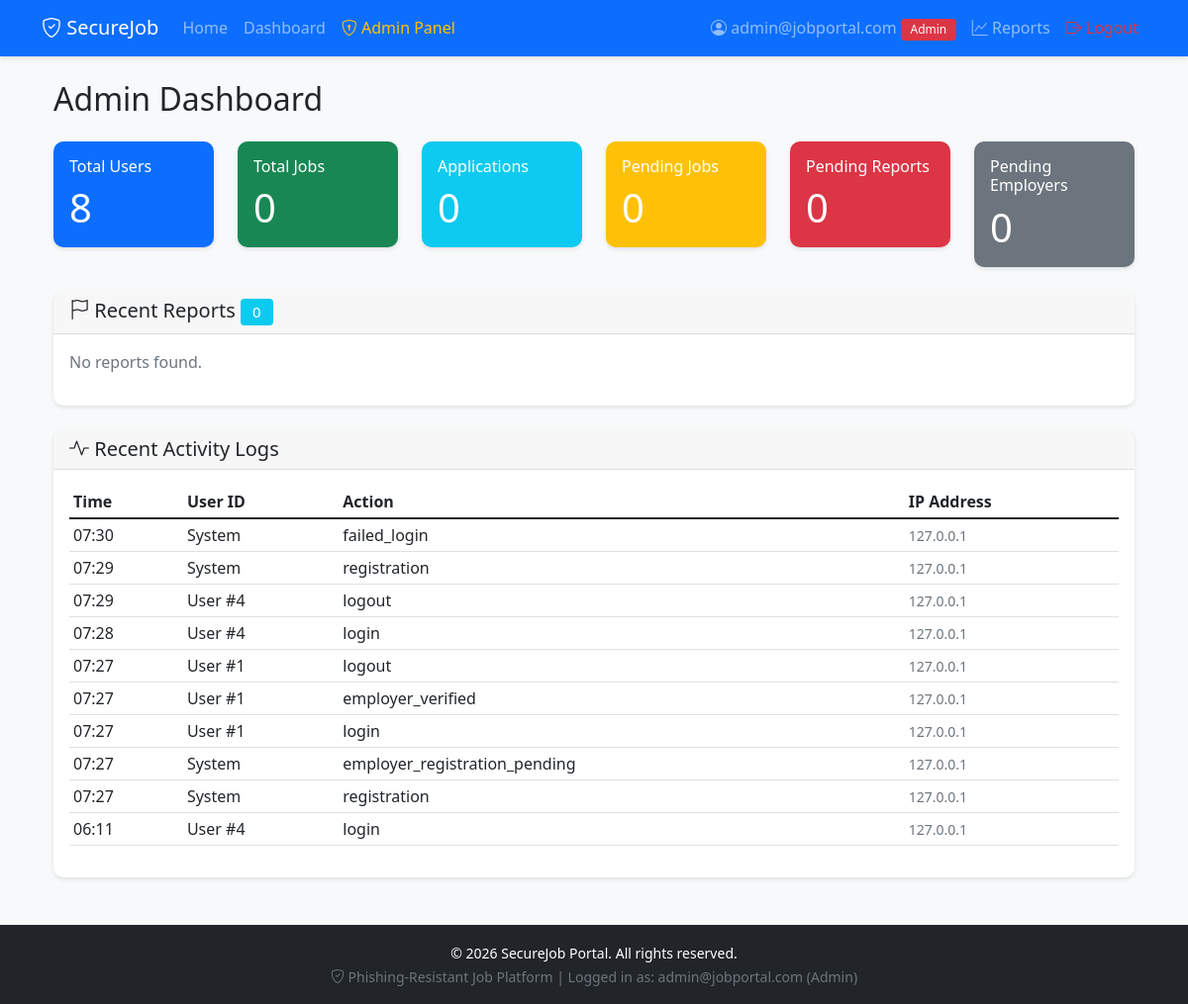
The page /dashboard (signed in) on the database its author committed.
### models.py (models this page shows, shortened)
class User(UserMixin, db.Model):
    __tablename__ = 'user'  # CHANGED from 'users' to 'user'
    id = db.Column(db.Integer, primary_key=True)
    email = db.Column(db.String(120), unique=True, nullable=False)
    password_hash = db.Column(db.String(256), nullable=False)
    role = db.Column(db.String(20), nullable=False)
    verified = db.Column(db.Boolean, default=False)
    created_at = db.Column(db.DateTime, default=datetime.utcnow)
    company_name = db.Column(db.String(100))
    username = db.Column(db.String(80), unique=True)
    full_name = db.Column(db.String(100))
    phone = db.Column(db.String(20))
    bio = db.Column(db.Text)
    profile_picture = db.Column(db.String(200))
    last_login = db.Column(db.DateTime)
    jobs = db.relationship('Job', backref='employer_user', lazy=True)
    reports = db.relationship('Report', backref='reporter', lazy=True)
    applications = db.relationship('Application', backref='applicant', lazy=True)
    audit_logs = db.relationship('AuditLog', backref='user', lazy=True)
    def is_admin(self):
        return self.role == 'admin'
    def is_employer(self):
        return self.role == 'employer'
    def is_student(self):
        return self.role == 'student'

class AuditLog(db.Model):
    __tablename__ = 'audit_log'
    id = db.Column(db.Integer, primary_key=True)
    user_id = db.Column(db.Integer, db.ForeignKey('user.id'))
    action = db.Column(db.String(100), nullable=False)
    details = db.Column(db.Text)
    ip_address = db.Column(db.String(45))
    user_agent = db.Column(db.Text)
    created_at = db.Column(db.DateTime, default=datetime.utcnow)

### app.py (the view, shortened to what this page needs)
    @app.route('/dashboard')
    @login_required
    def dashboard():
        if current_user.is_admin():
            stats = {
                'total_users': User.query.count(),
                'total_jobs': Job.query.count(),
                'total_applications': Application.query.count(),
                'pending_jobs': Job.query.filter_by(status='pending').count(),
                'pending_reports': Report.query.filter_by(status='pending').count(),
                'pending_employers': User.query.filter_by(role='employer', verified=False).count()
            }
            recent_logs = AuditLog.query.order_by(AuditLog.created_at.desc()).limit(10).all()
            report_list = Report.query.order_by(Report.created_at.desc()).limit(10).all()
            pending_employers = User.query.filter_by(role='employer', verified=False).all()
            return render_template('admin.html',
                                 stats=stats,
                                 recent_logs=recent_logs,
                                 report_list=report_list,
                                 pending_employers=pending_employers)
        else:
            applications = Application.query.filter_by(applicant_id=current_user.id).all()
            return render_template('dashboard.html',
                                 applications=applications,
                                 pending_verification=False)

### frontend_deployment/templates/admin.html (shortened to what this page needs)
{% extends "base.html" %}
{% block content %}
<div class="container-fluid">
    <h2 class="mb-4">Admin Dashboard</h2>
    <div class="row mb-4">
        <div class="col-md-2">
            <div class="card text-white bg-primary">
                <div class="card-body">
                    <h6 class="card-title">Total Users</h6>
                    <p class="card-text display-6">{{ stats.total_users }}</p>
                </div>
            </div>
        </div>
        <div class="col-md-2">
            <div class="card text-white bg-success">
                <div class="card-body">
                    <h6 class="card-title">Total Jobs</h6>
                    <p class="card-text display-6">{{ stats.total_jobs }}</p>
                </div>
            </div>
        </div>
        <div class="col-md-2">
            <div class="card text-white bg-info">
                <div class="card-body">
                    <h6 class="card-title">Applications</h6>
                    <p class="card-text display-6">{{ stats.total_applications }}</p>
                </div>
            </div>
        </div>
        <div class="col-md-2">
            <div class="card text-white bg-warning">
                <div class="card-body">
                    <h6 class="card-title">Pending Jobs</h6>
                    <p class="card-text display-6">{{ stats.pending_jobs }}</p>
                </div>
            </div>
        </div>
        <div class="col-md-2">
            <div class="card text-white bg-danger">
                <div class="card-body">
                    <h6 class="card-title">Pending Reports</h6>
                    <p class="card-text display-6">{{ stats.pending_reports }}</p>
                </div>
            </div>
        </div>
        <div class="col-md-2">
            <div class="card text-white bg-secondary">
                <div class="card-body">
                    <h6 class="card-title">Pending Employers</h6>
                    <p class="card-text display-6">{{ stats.pending_employers }}</p>
                </div>
            </div>
        </div>
    </div>
    <div class="card mb-4">
        <div class="card-header">
            <h5 class="mb-0">
                <i class="bi bi-flag"></i> Recent Reports
                <span class="badge bg-info">{{ report_list|length }}</span>
            </h5>
        </div>
        <div class="card-body">
            {% if report_list %}
                <div class="table-responsive">
                    <table class="table">
                        <thead>
                            <tr>
                                <th>ID</th>
                                <th>Job ID</th>
                                <th>Reason</th>
                                <th>Date</th>
                                <th>Status</th>
                            </tr>
                        </thead>
                        <tbody>
                            {% for report in report_list[:5] %}
                            <tr>
                                <td>{{ report.id }}</td>
                                <td>Job #{{ report.job_id }}</td>
                                <td>{{ report.reason[:50] }}{% if report.reason|length > 50 %}...{% endif %}</td>
                                <td>{{ report.created_at.strftime('%Y-%m-%d') }}</td>
                                <td>
                                    <span class="badge bg-{{ 'warning' if report.status == 'pending' else 'success' if report.status == 'resolved' else 'secondary' }}">
                                        {{ report.status }}
                                    </span>
                                </td>
                            </tr>
                            {% endfor %}
                        </tbody>
                    </table>
                </div>
            {% else %}
                <p class="text-muted">No reports found.</p>
            {% endif %}
        </div>
    </div>
    <div class="card">
        <div class="card-header">
            <h5 class="mb-0">
                <i class="bi bi-activity"></i> Recent Activity Logs
            </h5>
        </div>
        <div class="card-body">
            {% if recent_logs %}
                <div class="table-responsive">
                    <table class="table table-sm">
                        <thead>
                            <tr>
                                <th>Time</th>
                                <th>User ID</th>
                                <th>Action</th>
                                <th>IP Address</th>
                            </tr>
                        </thead>
                        <tbody>
                            {% for log in recent_logs %}
                            <tr>
                                <td>{{ log.created_at.strftime('%H:%M') }}</td>
                                <td>
                                    {% if log.user_id %}
                                        User #{{ log.user_id }}
                                    {% else %}
                                        System
                                    {% endif %}
                                </td>
                                <td>{{ log.action }}</td>
                                <td><small class="text-muted">{{ log.ip_address }}</small></td>
                            </tr>
                            {% endfor %}
                        </tbody>
                    </table>
                </div>
            {% else %}
                <p class="text-muted">No recent activity logs</p>
            {% endif %}
        </div>
    </div>
</div>
{% endblock %}

### frontend_deployment/templates/base.html (shortened to what this page needs)
<!DOCTYPE html>
<html lang="en">
<head>
    <link href="https://cdn.jsdelivr.net/npm/bootstrap@5.1.3/dist/css/bootstrap.min.css" rel="stylesheet">
    <link rel="stylesheet" href="https://cdn.jsdelivr.net/npm/bootstrap-icons@1.11.1/font/bootstrap-icons.css">
    <link rel="stylesheet" href="{{ url_for('static', filename='css/style.css') }}">
</head>
<body>
    <nav class="navbar navbar-expand-lg navbar-dark bg-primary">
        <div class="container">
            <a class="navbar-brand" href="{{ url_for('index') }}">
                <i class="bi bi-shield-check"></i> SecureJob
            </a>
            <div class="collapse navbar-collapse" id="navbar">
                <ul class="navbar-nav me-auto">
                    <li class="nav-item">
                        <a class="nav-link" href="{{ url_for('index') }}">Home</a>
                    </li>
                    {% if current_user.is_authenticated %}
                        <li class="nav-item">
                            <a class="nav-link" href="{{ url_for('dashboard') }}">Dashboard</a>
                        </li>
                        {% if current_user.is_admin() %}
                            <li class="nav-item">
                                <a class="nav-link text-warning" href="{{ url_for('dashboard') }}">
                                    <i class="bi bi-shield-lock"></i> Admin Panel
                                </a>
                            </li>
                        {% endif %}
                    {% endif %}
                </ul>
                <ul class="navbar-nav">
                    {% if current_user.is_authenticated %}
                        <li class="nav-item">
                            <span class="nav-link">
                                <i class="bi bi-person-circle"></i>
                                {{ current_user.email }}
                                <span class="badge bg-{{ 'primary' if current_user.is_student() else 'success' if current_user.is_employer() else 'danger' if current_user.is_admin() else 'secondary' }}">
                                    {{ current_user.role|title }}
                                </span>
                            </span>
                        </li>
                        {% if current_user.is_admin() %}
                            <li class="nav-item">
                                <a class="nav-link" href="{{ url_for('reports') }}">
                                    <i class="bi bi-graph-up"></i> Reports
                                </a>
                            </li>
                        {% endif %}
                        <li class="nav-item">
                            <a class="nav-link text-danger" href="{{ url_for('logout') }}">
                                <i class="bi bi-box-arrow-right"></i> Logout
                            </a>
                        </li>
                    {% endif %}
                </ul>
            </div>
        </div>
    </nav>
    <main class="container my-4">
        {% block content %}{% endblock %}
    </main>
    <footer class="bg-dark text-white py-3 mt-5">
        <div class="container text-center">
            <small>&copy; 2026 SecureJob Portal. All rights reserved.</small>
            <br>
            <small class="text-muted">
                <i class="bi bi-shield-check"></i> Phishing-Resistant Job Platform
                {% if current_user.is_authenticated %}
                    | Logged in as: {{ current_user.email }}
                    {% if current_user.role %}
                        ({{ current_user.role|title }})
                    {% endif %}
                {% endif %}
            </small>
        </div>
    </footer>
</body>
</html>

### frontend_deployment/static/css/style.css (style rules this page uses)
body { font-family: system-ui, -apple-system, sans-serif; background-color: #f8f9fa; }
.card { border: none; border-radius: 10px; box-shadow: 0 2px 4px rgba(0,0,0,0.1); }
.card-header { border-radius: 10px 10px 0 0 !important; border-bottom: 1px solid rgba(0,0,0,0.1); }
.badge { font-weight: 500; padding: 0.4em 0.8em; }
.navbar { box-shadow: 0 2px 4px rgba(0,0,0,0.1); }
footer { margin-top: auto; }

### rows shown on the page
User: email "admin@jobportal.com", role "Admin"
AuditLog: created_at "07:30", shows "System", action "failed_login", ip_address "127.0.0.1"
AuditLog: created_at "07:29", shows "System", action "registration", ip_address "127.0.0.1"
AuditLog: created_at "07:29", user_id "4", action "logout", ip_address "127.0.0.1"
AuditLog: created_at "07:28", user_id "4", action "login", ip_address "127.0.0.1"
AuditLog: created_at "07:27", user_id "1", action "logout", ip_address "127.0.0.1"
AuditLog: created_at "07:27", user_id "1", action "employer_verified", ip_address "127.0.0.1"
AuditLog: created_at "07:27", user_id "1", action "login", ip_address "127.0.0.1"
AuditLog: created_at "07:27", shows "System", action "employer_registration_pending", ip_address "127.0.0.1"
AuditLog: created_at "07:27", shows "System", action "registration", ip_address "127.0.0.1"
AuditLog: created_at "06:11", user_id "4", action "login", ip_address "127.0.0.1"

### other values the page prints
{{ stats.total_users }} "8"
{{ stats.total_jobs }} "0"
{{ stats.total_applications }} "0"
{{ stats.pending_jobs }} "0"
{{ stats.pending_reports }} "0"
{{ stats.pending_employers }} "0"
{{ report_list|length }} "0"
